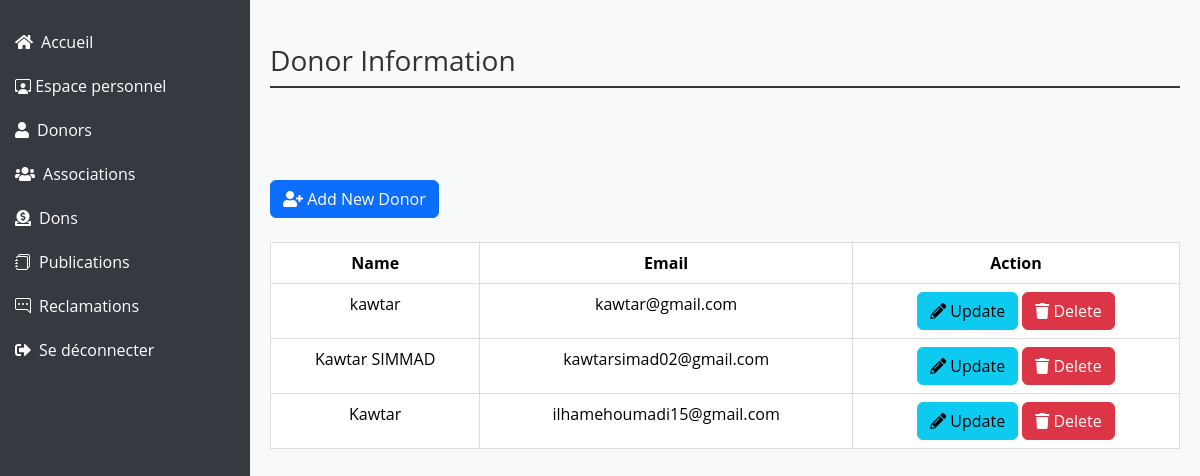
Page /users/donors/ (signed in) on the earlier database version.
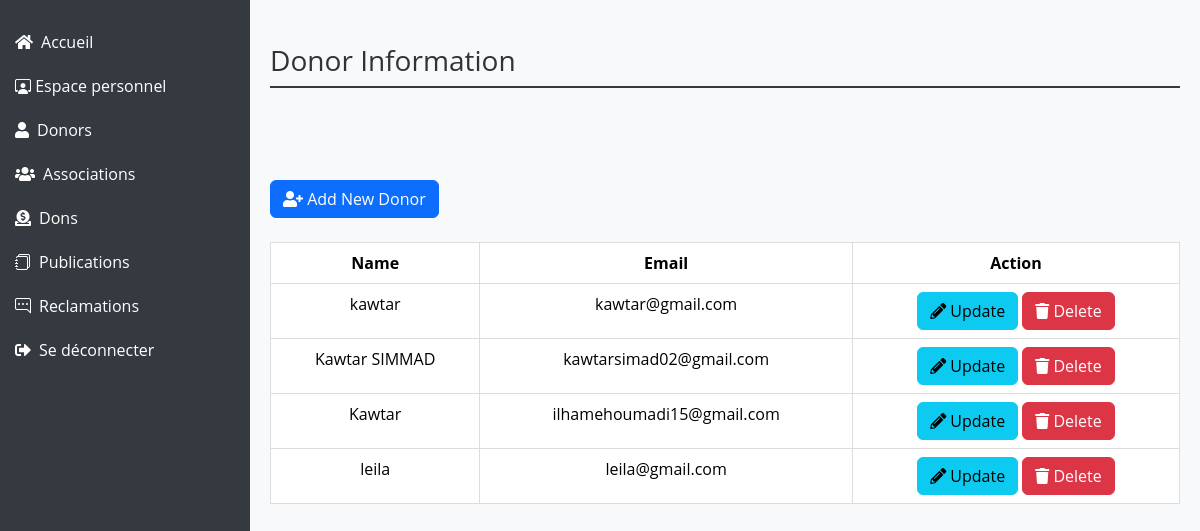
Same page on the later database version.
### users/models.py (models this page shows, shortened)
class Donor(models.Model):
    user = models.OneToOneField(User, on_delete=models.CASCADE, blank=True, null=True, related_name='dashboard_donor')
    phone_number = models.CharField(max_length=20, null=True, blank=True)
    objects = models.Manager()

class User(AbstractUser):
    is_association= models.BooleanField(default=True)
    is_donor = models.BooleanField(default=False)
    is_admin = models.BooleanField(default=False)
    groups = models.ManyToManyField(Group, related_name='user_groups')
    user_permissions = models.ManyToManyField(Permission, related_name='user_permissions')
    email_confirmed = models.BooleanField(default=False)
    confirmation_token = models.CharField(max_length=100, blank=True, null=True)

### users/views.py (the view)
# urls.py: path('donors/',views.donors,name='donors'),
def donors(request):
    user = request.user
    admin = Admin.objects.filter(user=user).first()
    donors=Donor.objects.all()
    context ={
        'admin': admin,
        'donors': donors,
    }
    return render (request,'users/donors.html',context)

### templates/users/donors.html (shortened to what this page needs)
{% load static %}
<!DOCTYPE html>
<html lang="en">
<head>
    <link href="https://cdn.jsdelivr.net/npm/bootstrap@5.3.2/dist/css/bootstrap.min.css" rel="stylesheet">
    <link href="https://cdnjs.cloudflare.com/ajax/libs/font-awesome/5.15.4/css/all.min.css" rel="stylesheet">
    <link href="https://cdn.jsdelivr.net/npm/bootstrap-icons/font/bootstrap-icons.css" rel="stylesheet">
</head>
<body>
<div class="sidebar">
    <ul class="nav flex-column">
        <li class="nav-item">
            <a class="nav-link text-white" href="/"><i class="fas fa-home me-2"></i>Accueil</a>
        </li>
        <li class="nav-item">
            <a class="nav-link text-white" href="{% url 'dashboardAdmin' %}"><i class="bi bi-person-workspace"></i></i> Espace personnel</a>
        </li>
        <li class="nav-item">
            <a class="nav-link text-white" href="{% url 'donors' %}"><i class="fas fa-user me-2"></i>Donors</a>
        </li>
        <li class="nav-item">
            <a class="nav-link text-white" href="{% url 'associations' %}"><i class="fas fa-users me-2"></i>Associations</a>
        </li>
        <li class="nav-item">
            <a class="nav-link text-white" href="{% url 'dons' %}"><i class="fas fa-donate me-2"></i>Dons</a>
        </li>
        <li class="nav-item">
            <a class="nav-link text-white" href="{% url 'publications' %}"><i class="bi bi-journals me-2"></i>Publications</a>
        </li>
        <li class="nav-item">
            <a class="nav-link text-white" href="{% url 'reclamations' %}"><i class="bi bi-chat-right-dots me-2"></i>Reclamations</a>
        </li>
        <li class="nav-item">
            <a class="nav-link text-white" href="{% url 'logout' %}"><i class="fas fa-sign-out-alt me-2"></i>Se déconnecter</a>
        </li>
    </ul>
</div>
<div class="main-content">
    <h1 class="mt-4">Donor Information</h1>
    <br><br>
    <div class="mt-4 mb-4">
        <a href="{% url 'add_donor' %}" class="btn btn-primary"><i class="fas fa-user-plus"></i> Add New Donor</a>
    </div>
    <div class="table-responsive mt-4">
        <table class="table table-bordered table-hover">
            <thead class="thead-dark">
                <tr>
                    <th>Name</th>
                    <th>Email</th>
                    <th>Action</th>
                </tr>
            </thead>
            <tbody>
                {% for donor in donors %}
                <tr>
                    <td>{{ donor.user.first_name }}</td>
                    <td>{{ donor.user.email }}</td>
                    <td style="text-align: center">
                        <a href="{% url 'update_donor' donor_id=donor.id %}" class="btn btn-info"><i class="fas fa-pencil-alt"></i> Update</a>
                        <a class="btn btn-danger" onclick="confirmDelete({{ donor.id }})"><i class="fas fa-trash"></i> Delete</a>
                    </td>
                </tr>
                {% endfor %}
            </tbody>
        </table>
    </div>
</div>
</body>
</html>

Differences in the rows shown:
added Donor: user.first_name "leila", user.email "leila@gmail.com"
